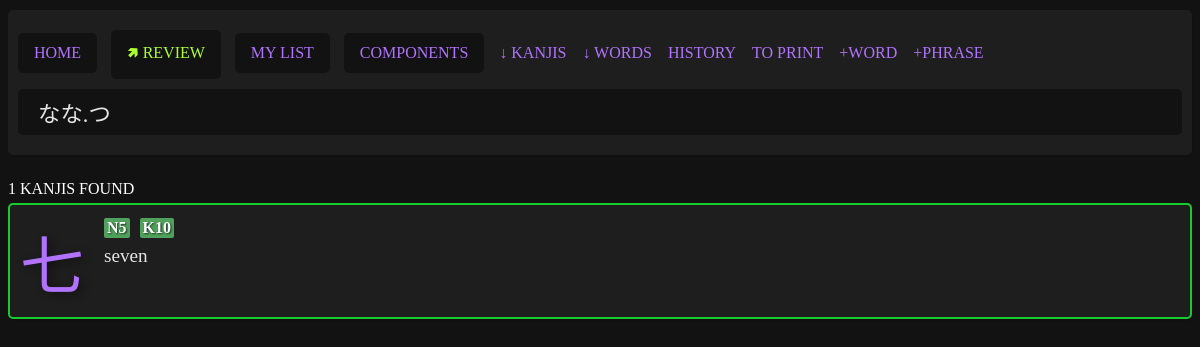
Page /pages/search.php?query=なな.つ on the committed database.
### tables this page shows
CREATE TABLE "kanjis" (
	"literal"	TEXT NOT NULL UNIQUE,
	"meanings"	TEXT NOT NULL,
	"onReadings"	TEXT,
	"kunReadings"	TEXT,
	"strokes"	INTEGER,
	"jlpt"	INTEGER,
	"frequency"	INTEGER,
	"grade"	INTEGER,
	"heisg6"	INTEGER,
	"components"	TEXT,
	"other_forms"	TEXT, "kanken" INTEGER NULL, "story" TEXT NULL, "added" INTEGER NULL, "score" INTEGER NULL, "added_at" datetime, "unfinished" integer, "is_component" integer, "component_group" integer, "related" text, "ignore" integer, "keyword" text,
	PRIMARY KEY("literal")
);

### parts/helper.php (called while the page is built, shortened)
<?php
function isOnlyHiragana($str)
{
    return preg_match('/^[\p{Hiragana}\.]+$/u', $str) > 0;
}
function toHiragana($text = '')
{
    $text =  mb_strtolower($text);
    foreach ($decision_table as $key => $value) {
        $text = mb_ereg_replace($key, $value, $text);
    }
    return $text;
}
function toKatakana($text = '')
{
    $text =  mb_strtolower($text);
    $text = toHiragana($text);
    $text = mb_convert_kana($text, 'C');
    return $text;
}
function getImportanceJLPT($jlpt, $totalKnown)
{
    if ($jlpt == 5) {
        return 'high';
    }
    return "high";
}
function getImportanceKANKEN($kanken, $totalKnown)
{
    if ($kanken == 10) {
        return 'high';
    }
    return "high";
}

### pages/search.php (the view, shortened to what this page needs)
<?php require_once "../parts/helper.php"; ?>
<?php
$myPDO = new PDO("sqlite:../data/kanjis.db");
$kanjis = [];
if (isset($_GET["query"])) {
    if (empty($_GET["query"])) {
        $error = "Don't leave the search empty.";
    } else {
        $query = trim($_GET["query"]);
        if (itHasJapanese($query)) {
            if (itHasKanji($query)) {
                $kanjis = obtainKanjis($query)[0];
                $qty = count($kanjis);
                $i = 0;
                $str = "";
                foreach ($kanjis as $kanji) {
                    $i++;
                    $str .= " literal = ?";
                    if ($i != $qty) {
                        $str .= " OR";
                    }
                }
                $sql = "SELECT * FROM kanjis WHERE " . $str;
                $stmt = $myPDO->prepare($sql);
                $results = $stmt->execute($kanjis);
                $kanjis = $stmt->fetchAll();
                $sql =
                    "SELECT * FROM examples WHERE kanji LIKE ? ORDER BY JLPT DESC, LENGTH(kanji) ASC";
                $stmt = $myPDO->prepare($sql);
                $results = $stmt->execute(["%" . $query . "%"]);
                $examples = $stmt->fetchAll();
            } else {
                if (isOnlyHiragana($query)) {
                    $hiragana = $query;
                    $katakana = toKatakana($query);
                    $sql =
                        "SELECT * FROM kanjis WHERE onReadings LIKE ? OR kunReadings LIKE ?";
                    $stmt = $myPDO->prepare($sql);
                    $results = $stmt->execute([
                        "%" . $katakana . "%",
                        "%" . $hiragana . "%",
                    ]);
                    $kanjis = $stmt->fetchAll();
                } else {
                    $error =
                        "When using kana only, use either hiragana or katakana but not both.";
                }
            }
        }
    }
}
?>
<?php require "../parts/header.php"; ?>
<?php if (!empty($error)): ?>
    <div class="error">
        <?php echo $error; ?>
    </div>
<?php
elseif (isset($_GET["query"])): ?>
    <?php if (!$kanjis): ?>
        <div class="card empty">
            No kanjis found.
        </div>
    <?php else: ?>
        <div class="title">
            <?php echo count($kanjis); ?> kanjis found
        </div>
        <div class="search-results-kanjis">
            <?php foreach ($kanjis as $entry): ?>
                <div class="card search<?php if ($entry["added"] == 1) {
                                            echo " added";
                                        } ?>">
                    <div class="left">
                        <div class="kanji"><a href="kanji.php?literal=<?php echo $entry["literal"]; ?>"><?php echo $entry["literal"]; ?></a></div>
                    </div>
                    <div class="right right-search">
                        <?php if (!empty($entry["jlpt"]) || !empty($entry["grade"])): ?>
                            <?php
                            $sql = "SELECT COUNT(*) FROM kanjis WHERE added = 1 AND is_component IS NULL";
                            $stmt = $myPDO->prepare($sql);
                            $stmt->execute();
                            $totalKnown = $stmt->fetchColumn();
                            ?>
                            <div class="tags">
                                <?php if (!empty($entry["jlpt"])): ?>
                                    <div class="kanji-tag <?= getImportanceJLPT(
                                                                $entry["jlpt"],
                                                                $totalKnown,
                                                            ) ?>">N<?= $entry["jlpt"] ?></div>
                                <?php endif; ?>
                                <?php if (!empty($entry["kanken"])): ?>
                                    <div class="kanji-tag <?= getImportanceKANKEN(
                                                                $entry["kanken"],
                                                                $totalKnown,
                                                            ) ?>">K<?= $entry["kanken"] ?></div>
                                <?php endif; ?>
                            </div>
                        <?php endif; ?>
                        <div class="meanings">
                            <?php echo str_replace(
                                ";",
                                ", ",
                                $entry["meanings"],
                            ); ?>
                        </div>
                    </div>
                </div>
            <?php endforeach; ?>
        </div>
    <?php endif; ?>
<?php endif; ?>
<?php require "../parts/footer.php"; ?>

### data/style.css (style rules this page uses)
body { background: #121212; color: #e4e4e4; font-family: "NotoSansJP"; }
* { box-sizing: border-box; }
.card, .header, .list { position: relative; background: #1e1e1e; display: flex; border-radius: 5px; box-shadow: 1px 2px 1px rgba(0, 0, 0, 0.1); margin-bottom: 20px; }
.word.added, .card.added { border: 2px solid #16cc2e; }
.card .right { display: flex; flex-direction: column; flex-grow: 2; align-items: flex-start; padding: 10px; gap: 10px; }
.card .right.right-search { gap: 0px; }
.card .left { max-width: 190px; text-align: center; }
.card .left .kanji { font-family: "NotoSansJP", "BabelStoneHan"; font-size: 120pt; padding: 10px; text-shadow: 4px 3px 10px rgb(0 0 0 / 49%); }
.kanji-tag { font-weight: bold; text-shadow: 1px 1px 2px rgba(0, 0, 0, 0.7); }
.tags { display: flex; flex-direction: row; gap: 10px; margin-top: 3px; }
.tags .kanji-tag { padding: 1px 3px; border-radius: 2px; }
.card .right .extras div.high, .card .right .tags div.high { background-color: #50a15b; color: #ffffff; }
.card .right .meanings { font-size: 2.2rem; margin: 50px 0 0 0; }
.search-results-kanjis { display: grid; grid-template-columns: repeat(auto-fit, minmax(30%, 1fr)); gap: 20px; }
.card.search .kanji { font-size: 4em; }
.card.search .meanings { font-size: 1.2em; margin: 7px 0; }
a, button { text-decoration: none; color: #b173fd; }
.title { text-transform: uppercase; color: #fff; padding: 5px 0; }

### rows in the picture
kanjis: literal "七", jlpt "5", kanken "10", meanings "seven"

### other values in the picture
count($kanjis) "1"
